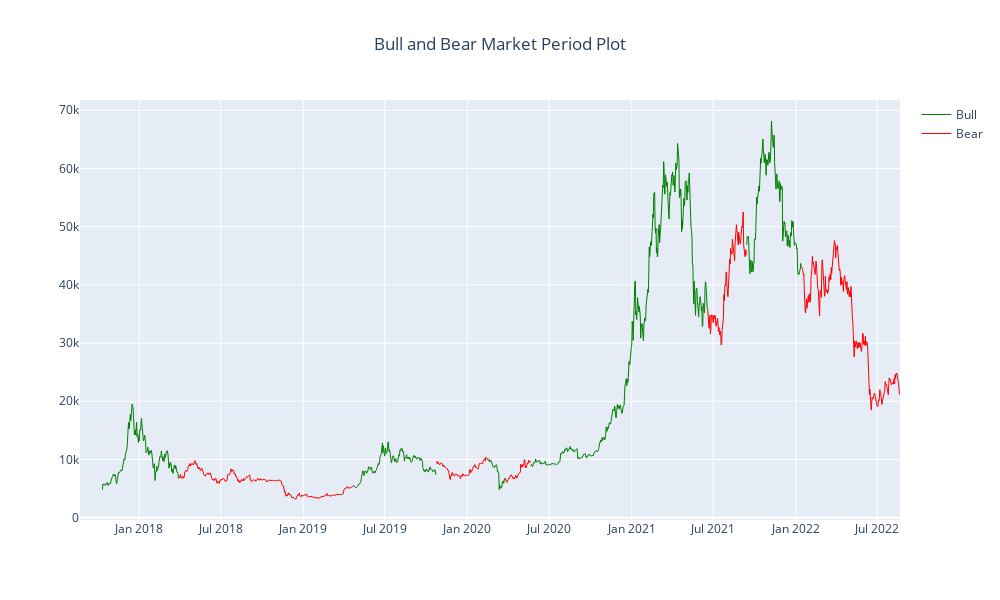

The notebook cell this image was saved under:
### Markdown cell above
### An EMA Crossover plot was then created in order to add buy or sell indicators.

### Code cell
# Primary Markets
fig = make_subplots(rows=1, cols=1)

fig.add_trace(go.Line(x = df.index, y = df['BULL'], line=dict(color="green", width=1), name="Bull"), row = 1, col = 1)
fig.add_trace(go.Line(x = df.index, y = df['BEAR'], line=dict(color="red", width=1), name="Bear"), row = 1, col = 1)

fig.update_layout(
        title={'text':'Bull and Bear Market Period Plot', 'x':0.5},
        autosize=False,
        width=1000,height=600)
fig.update_yaxes(range=[0,1000000000],secondary_y=True)

fig.show()

### Figure 1 — Plotly figure (JSON) as saved in the notebook; plotly's stock layout.template omitted (floating-point values rounded to 4 significant figures; data arrays with more than 128 entries replaced by an {"elided": "..."} marker saying what was removed)
{"data": [{"line": {"color": "green", "width": 1}, "name": "Bull", "type": "scatter", "x": {"elided": "1826 str values"}, "xaxis": "x", "y": {"elided": "1826 float values"}, "yaxis": "y"}, {"line": {"color": "red", "width": 1}, "name": "Bear", "type": "scatter", "x": {"elided": "1826 str values"}, "xaxis": "x", "y": {"elided": "1826 float values"}, "yaxis": "y"}], "layout": {"autosize": false, "height": 600, "title": {"text": "Bull and Bear Market Period Plot", "x": 0.5}, "width": 1000, "xaxis": {"anchor": "y", "autorange": true, "domain": [0, 1], "range": ["2017-08-22", "2022-08-21"], "type": "date"}, "yaxis": {"anchor": "x", "autorange": true, "domain": [0, 1], "range": [-399.6, 71770.0], "type": "linear"}}}
